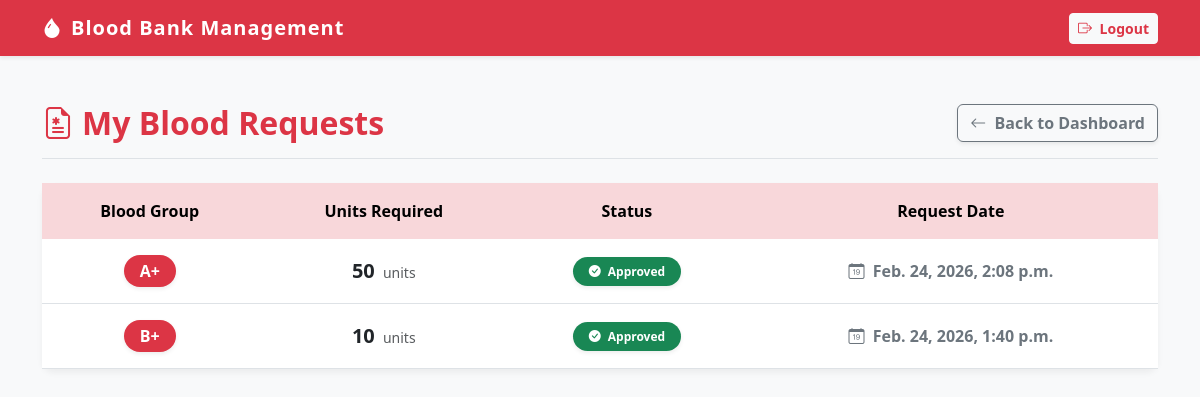
The page /requests/my-requests/ (signed in) on the database its author committed.
### requests_app/models.py (models this page shows, shortened)
class BloodRequest(models.Model):
    STATUS_CHOICES = (
        ('PENDING', 'Pending'),
        ('APPROVED', 'Approved'),
        ('REJECTED', 'Rejected'),
    )
    user = models.ForeignKey(User, on_delete=models.CASCADE)
    blood_group = models.ForeignKey(BloodGroup, on_delete=models.CASCADE)
    units_required = models.PositiveIntegerField()
    status = models.CharField(
        max_length=20,
        choices=STATUS_CHOICES,
        default='PENDING'
    )
    request_date = models.DateTimeField(auto_now_add=True)

### inventory/models.py (models this page shows)
class BloodGroup(models.Model):
    blood_group = models.CharField(max_length=5, unique=True)
    def __str__(self):
        return self.blood_group

### requests_app/views.py (the view)
# urls.py: path('my-requests/', views.my_requests, name='my_requests'),
@login_required
def my_requests(request):
    requests = BloodRequest.objects.filter(
        user=request.user
    ).order_by('-request_date')
    return render(request, 'my_requests.html', {
        'requests': requests
    })

### templates/my_requests.html (shortened to what this page needs)
<!DOCTYPE html>
<html lang="en">
<head>
    <link href="https://cdn.jsdelivr.net/npm/bootstrap@5.3.0/dist/css/bootstrap.min.css" rel="stylesheet">
    <link rel="stylesheet" href="https://cdn.jsdelivr.net/npm/bootstrap-icons@1.10.5/font/bootstrap-icons.css">
</head>
<body>
    <nav class="navbar navbar-expand-lg navbar-dark bg-danger shadow-sm">
        <div class="container">
            <a class="navbar-brand" href="#">
                <i class="bi bi-droplet-fill me-2"></i>Blood Bank Management
            </a>
            <div class="ms-auto">
                <a href="{% url 'logout' %}" class="btn btn-sm btn-light text-danger fw-bold">
                    <i class="bi bi-box-arrow-right me-1"></i> Logout
                </a>
            </div>
        </div>
    </nav>
    <div class="container mt-5">
        <div class="d-flex justify-content-between align-items-center mb-4 border-bottom pb-3">
            <h2 class="text-danger fw-bold mb-0">
                <i class="bi bi-file-earmark-medical me-2"></i>My Blood Requests
            </h2>
            <a href="/dashboard/" class="btn btn-outline-secondary fw-bold shadow-sm">
                <i class="bi bi-arrow-left me-1"></i> Back to Dashboard
            </a>
        </div>
        {% if requests %}
            <div class="card mb-5">
                <div class="card-body p-0">
                    <div class="table-responsive">
                        <table class="table table-hover table-borderless align-middle text-center mb-0">
                            <thead class="table-danger text-danger">
                                <tr>
                                    <th class="py-3">Blood Group</th>
                                    <th class="py-3">Units Required</th>
                                    <th class="py-3">Status</th>
                                    <th class="py-3">Request Date</th>
                                </tr>
                            </thead>
                            <tbody>
                                {% for req in requests %}
                                <tr class="border-bottom">
                                    <td class="py-3">
                                        <span class="badge bg-danger fs-6 px-3 py-2 rounded-pill shadow-sm">
                                            {{ req.blood_group }}
                                        </span>
                                    </td>
                                    <td>
                                        <span class="fw-bold fs-5 text-dark">{{ req.units_required }}</span>
                                        <span class="text-muted small ms-1">units</span>
                                    </td>
                                    <td>
                                        {% if req.status == "PENDING" %}
                                            <span class="badge bg-warning text-dark px-3 py-2 rounded-pill shadow-sm">
                                                <i class="bi bi-hourglass-split me-1"></i> Pending
                                            </span>
                                        {% elif req.status == "APPROVED" %}
                                            <span class="badge bg-success px-3 py-2 rounded-pill shadow-sm">
                                                <i class="bi bi-check-circle-fill me-1"></i> Approved
                                            </span>
                                        {% else %}
                                            <span class="badge bg-dark px-3 py-2 rounded-pill shadow-sm">
                                                <i class="bi bi-x-circle-fill me-1"></i> Rejected
                                            </span>
                                        {% endif %}
                                    </td>
                                    <td class="text-secondary fw-semibold">
                                        <i class="bi bi-calendar-date me-1"></i> {{ req.request_date }}
                                    </td>
                                </tr>
                                {% endfor %}
                            </tbody>
                        </table>
                    </div>
                </div>
            </div>
        {% endif %}
    </div>
</body>
</html>

### templates/my_requests.html (style rules this page uses)
body { background-color: #f8f9fa; }
.navbar-brand { font-weight: bold; letter-spacing: 1px; }
.card { border: none; border-radius: 12px; box-shadow: 0 4px 6px rgba(0,0,0,0.05); }

### rows shown on the page
BloodRequest: blood_group "A+", units_required "50", status "APPROVED" (drawn), request_date "Feb. 24, 2026, 2:08 p.m."
BloodRequest: blood_group "B+", units_required "10", status "APPROVED" (drawn), request_date "Feb. 24, 2026, 1:40 p.m."
